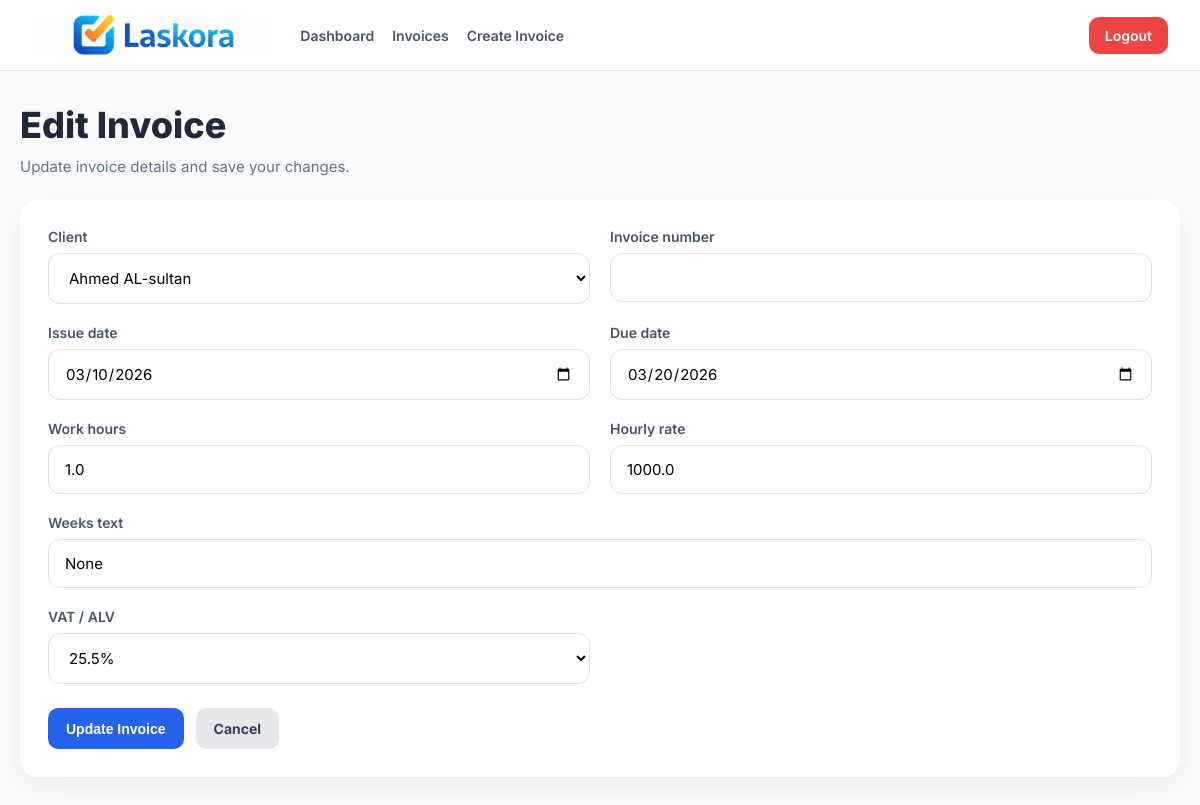
Screenshot of /invoice/8/edit/ (signed in) with the database file from the repository.
### billing/models.py (models this page shows, shortened)
class Invoice(models.Model):
    INVOICE_TYPE_CHOICES = [
        ("hourly", "Hourly invoice"),
        ("weekly", "Weekly invoice"),
        ("fixed", "Fixed amount invoice"),
    ]
    VAT_CHOICES = [
        (0, "0%"),
        (13.5, "13.5%"),
        (25.5, "25.5%"),
    ]
    owner = models.ForeignKey(settings.AUTH_USER_MODEL, on_delete=models.CASCADE)
    client = models.ForeignKey(Client, on_delete=models.CASCADE)
    invoice_number = models.CharField(max_length=50)
    invoice_type = models.CharField(
        max_length=20,
        choices=INVOICE_TYPE_CHOICES,
        default="hourly",
    )
    weeks_text = models.CharField(max_length=200, blank=True, null=True)
    work_hours = models.FloatField(default=0, blank=True)
    hourly_rate = models.FloatField(default=0, blank=True)
    issue_date = models.DateField()
    due_date = models.DateField()
    subtotal = models.FloatField(default=0)
    vat_rate = models.FloatField(default=25.5, choices=VAT_CHOICES)
    vat_amount = models.FloatField(default=0)
    total = models.FloatField(default=0)

class Client(models.Model):
    owner = models.ForeignKey(settings.AUTH_USER_MODEL, on_delete=models.CASCADE)
    name = models.CharField(max_length=200)
    email = models.EmailField(blank=True, null=True)
    def __str__(self):
        return self.name

### billing/views.py (the view, shortened to what this page needs)
# urls.py: path('invoice/<int:invoice_id>/edit/', edit_invoice),
@login_required
def edit_invoice(request, invoice_id):
    invoice = Invoice.objects.get(id=invoice_id)
    clients = Client.objects.all()
    return render(request, "billing/edit_invoice.html", {
        "invoice": invoice,
        "clients": clients,
    })

### billing/templates/billing/edit_invoice.html (shortened to what this page needs)
{% extends "billing/base.html" %}
{% block content %}
<div class="page-header">
    <h1 class="page-title">Edit Invoice</h1>
    <div class="page-subtitle">Update invoice details and save your changes.</div>
</div>
<form method="post">
    <div class="form-card">
        <div class="grid">
            <div>
                <label>Client</label>
                <select name="client">
                    {% for client in clients %}
                        <option value="{{ client.id }}" {% if client.id == invoice.client.id %}selected{% endif %}>
                            {{ client }}
                        </option>
                    {% endfor %}
                </select>
            </div>
            <div>
                <label>Invoice number</label>
                <input type="text" name="invoice_number" value="{{ invoice.invoice_number }}">
            </div>
            <div>
                <label>Issue date</label>
                <input type="date" name="issue_date" value="{{ invoice.issue_date|date:'Y-m-d' }}">
            </div>
            <div>
                <label>Due date</label>
                <input type="date" name="due_date" value="{{ invoice.due_date|date:'Y-m-d' }}">
            </div>
            <div>
                <label>Work hours</label>
                <input type="number" step="0.01" name="work_hours" value="{{ invoice.work_hours }}">
            </div>
            <div>
                <label>Hourly rate</label>
                <input type="number" step="0.01" name="hourly_rate" value="{{ invoice.hourly_rate }}">
            </div>
            <div class="full">
                <label>Weeks text</label>
                <input type="text" name="weeks_text" value="{{ invoice.weeks_text }}">
            </div>
            <div>
                <label>VAT / ALV</label>
                <select name="vat_rate">
                    <option value="25.5" {% if invoice.vat_rate == 25.5 %}selected{% endif %}>25.5%</option>
                </select>
            </div>
        </div>
        <div class="actions">
            <button type="submit" class="save">Update Invoice</button>
            <a href="/invoices/" class="cancel">Cancel</a>
        </div>
    </div>
</form>
{% endblock %}

### billing/templates/billing/base.html (style rules this page uses)
* { box-sizing:border-box; }
body { margin:0; font-family:'Inter', sans-serif; background:#f8fafc; color:#1e293b; }

### billing/templates/billing/edit_invoice.html (style rules this page uses)
.page-header { margin-bottom:24px; }
.page-title { font-size:36px; font-weight:800; color:#1e293b; margin:0; }
.page-subtitle { margin-top:10px; color:#64748b; font-size:15px; }
.form-card { background:white; border-radius:18px; padding:28px; box-shadow:0 10px 30px rgba(0,0,0,0.06); }
.grid { display:grid; grid-template-columns:1fr 1fr; gap:20px; }
.full { grid-column:1 / -1; }
label { display:block; font-size:14px; margin-bottom:8px; color:#475569; font-weight:600; }
input, select { width:100%; padding:14px 16px; border:1px solid #dbe2ea; border-radius:12px; font-size:15px; font-family:'Inter', sans-serif; background:#ffffff; box-sizing:border-box; transition:all 0.2s ease; }
.actions { display:flex; gap:12px; margin-top:24px; flex-wrap:wrap; }
.actions button, .actions a { border:none; border-radius:10px; padding:12px 18px; font-weight:700; cursor:pointer; font-size:14px; text-decoration:none; }
.save { background:#2563eb; color:white; }
.cancel { background:#e5e7eb; color:#334155; }

### rows the page displays
Invoice: client "Ahmed AL-sultan", issue_date "03/10/2026", due_date "03/20/2026", work_hours "1.0", hourly_rate "1000.0", weeks_text "None", vat_rate "25.5%"
